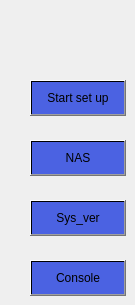
         <widget class="QWidget" name="page_pxe">
          <widget class="QPushButton" name="bt_ssp">
           <property name="geometry">
            <rect>
             <x>30</x>
             <y>80</y>
             <width>96</width>
             <height>36</height>
            </rect>
           </property>
           <property name="styleSheet">
            <string notr="true">QPushButton{
background-color: qlineargradient(spread:pad, x1:0, y1:0, x2:1, y2:1, stop:1 rgba(75, 98, 226, 255));
}
QPushButton:hover{
	background-color: qlineargradient(spread:pad, x1:0, y1:0, x2:1, y2:1, stop:1 rgba(255, 89, 196, 255));
}</string>
           </property>
           <property name="text">
            <string>Start set up</string>
           </property>
          </widget>
          <widget class="QPushButton" name="bt_nas">
           <property name="geometry">
            <rect>
             <x>30</x>
             <y>140</y>
             <width>96</width>
             <height>36</height>
            </rect>
           </property>
           <property name="styleSheet">
            <string notr="true">QPushButton{
background-color: qlineargradient(spread:pad, x1:0, y1:0, x2:1, y2:1, stop:1 rgba(75, 98, 226, 255));
}
QPushButton:hover{
	background-color: qlineargradient(spread:pad, x1:0, y1:0, x2:1, y2:1, stop:1 rgba(255, 89, 196, 255));
}</string>
           </property>
           <property name="text">
            <string>NAS</string>
           </property>
          </widget>
          <widget class="QPushButton" name="bt_ver">
           <property name="geometry">
            <rect>
             <x>30</x>
             <y>200</y>
             <width>96</width>
             <height>36</height>
            </rect>
           </property>
           <property name="styleSheet">
            <string notr="true">QPushButton{
background-color: qlineargradient(spread:pad, x1:0, y1:0, x2:1, y2:1, stop:1 rgba(75, 98, 226, 255));
}
QPushButton:hover{
	background-color: qlineargradient(spread:pad, x1:0, y1:0, x2:1, y2:1, stop:1 rgba(255, 89, 196, 255));
}</string>
           </property>
           <property name="text">
            <string>Sys_ver</string>
           </property>
          </widget>
          <widget class="QPushButton" name="bt_pxecon">
           <property name="geometry">
            <rect>
             <x>30</x>
             <y>260</y>
             <width>96</width>
             <height>36</height>
            </rect>
           </property>
           <property name="styleSheet">
            <string notr="true">QPushButton{
background-color: qlineargradient(spread:pad, x1:0, y1:0, x2:1, y2:1, stop:1 rgba(75, 98, 226, 255));
}
QPushButton:hover{
	background-color: qlineargradient(spread:pad, x1:0, y1:0, x2:1, y2:1, stop:1 rgba(255, 89, 196, 255));
}</string>
           </property>
           <property name="text">
            <string>Console</string>
           </property>
          </widget>
         </widget>
